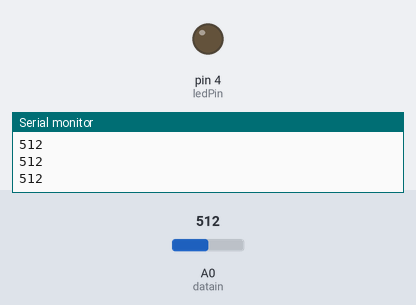
This sketch was run on a simulated Arduino Uno, built with avr-gcc and run on an emulated ATmega328P. Parts: output pins drawn as LEDs (lit = HIGH), the last lines printed to the serial monitor. The test bench sets the inputs (shaded band); at power-on: A0 (datain) = 512.

Above: at 1.2 s.
1.3 s: A0 (datain) set to 109
2.8 s: A0 (datain) set to 95
At 3.9 s:
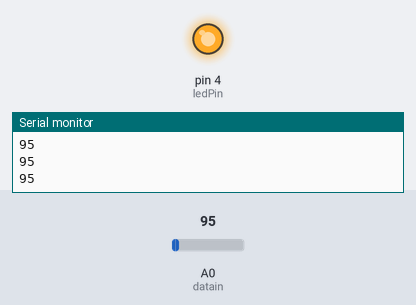
4.3 s: A0 (datain) set to 288
5.8 s: A0 (datain) set to 316
At 6.1 s:
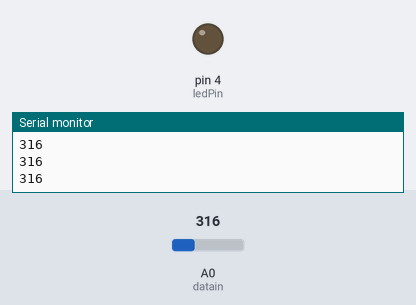
7.3 s: A0 (datain) set to 90
At 8.7 s:
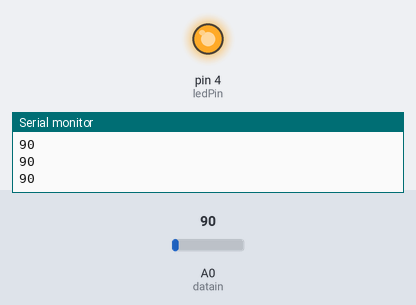
Timing chart, 0 to 9.8 s (numbered marks = the images above; inputs shaded):
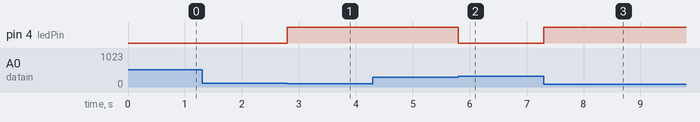

Measured:
- the behaviour switches between 100 and 99 on A0 (datain) (found by bisection; images 0 and 1)
- the behaviour switches between 300 and 301 on A0 (datain) (found by bisection; images 1 and 2)
- after the input at 2.8 s, pin 4 (ledPin): LOW → HIGH at once
- after the input at 5.8 s, pin 4 (ledPin): HIGH → LOW at once
- after the input at 7.3 s, pin 4 (ledPin): LOW → HIGH at once

The sketch:

receiver.ino
```cpp
#define datain A0
#define ledPin 4

unsigned int data = 0;
const unsigned int upperThreshold = 300;
const unsigned int lowerThreshold = 100;

void setup()
{
  pinMode(ledPin, OUTPUT);
  Serial.begin(9600);
}

void loop(){
  data=analogRead(datain);

   if(data<lowerThreshold)
   {
    digitalWrite(ledPin, HIGH);
    Serial.println(data);
   }

  else if(data>upperThreshold)
  {
    digitalWrite(ledPin, LOW);
    Serial.println(data);
  }
}
```
